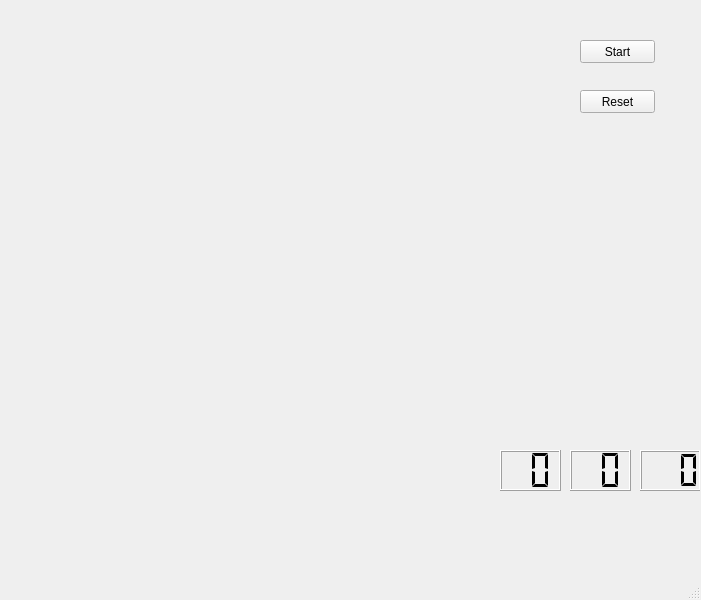
<?xml version="1.0" encoding="UTF-8"?>
<ui version="4.0">
 <class>MainWindow</class>
 <widget class="QMainWindow" name="MainWindow">
  <property name="geometry">
   <rect>
    <x>0</x>
    <y>0</y>
    <width>701</width>
    <height>600</height>
   </rect>
  </property>
  <property name="windowTitle">
   <string>MainWindow</string>
  </property>
  <widget class="QWidget" name="centralwidget">
   <property name="minimumSize">
    <size>
     <width>700</width>
     <height>500</height>
    </size>
   </property>
   <property name="maximumSize">
    <size>
     <width>700</width>
     <height>500</height>
    </size>
   </property>
   <widget class="QPushButton" name="startStopButton">
    <property name="geometry">
     <rect>
      <x>580</x>
      <y>40</y>
      <width>75</width>
      <height>23</height>
     </rect>
    </property>
    <property name="text">
     <string>Start</string>
    </property>
   </widget>
   <widget class="QPushButton" name="resetButton">
    <property name="geometry">
     <rect>
      <x>580</x>
      <y>90</y>
      <width>75</width>
      <height>23</height>
     </rect>
    </property>
    <property name="text">
     <string>Reset</string>
    </property>
   </widget>
   <widget class="QLCDNumber" name="lcdSeconds">
    <property name="geometry">
     <rect>
      <x>570</x>
      <y>450</y>
      <width>61</width>
      <height>41</height>
     </rect>
    </property>
    <property name="font">
     <font>
      <pointsize>24</pointsize>
      <weight>75</weight>
      <bold>true</bold>
     </font>
    </property>
    <property name="frameShape">
     <enum>QFrame::Box</enum>
    </property>
    <property name="frameShadow">
     <enum>QFrame::Raised</enum>
    </property>
    <property name="midLineWidth">
     <number>0</number>
    </property>
    <property name="digitCount">
     <number>2</number>
    </property>
    <property name="segmentStyle">
     <enum>QLCDNumber::Flat</enum>
    </property>
   </widget>
   <widget class="QLCDNumber" name="lcdMilliseconds">
    <property name="geometry">
     <rect>
      <x>640</x>
      <y>450</y>
      <width>61</width>
      <height>41</height>
     </rect>
    </property>
    <property name="font">
     <font>
      <pointsize>24</pointsize>
      <weight>75</weight>
      <bold>true</bold>
     </font>
    </property>
    <property name="frameShape">
     <enum>QFrame::Box</enum>
    </property>
    <property name="frameShadow">
     <enum>QFrame::Raised</enum>
    </property>
    <property name="midLineWidth">
     <number>0</number>
    </property>
    <property name="digitCount">
     <number>3</number>
    </property>
    <property name="segmentStyle">
     <enum>QLCDNumber::Flat</enum>
    </property>
   </widget>
   <widget class="QLCDNumber" name="lcdMinutes">
    <property name="geometry">
     <rect>
      <x>500</x>
      <y>450</y>
      <width>61</width>
      <height>41</height>
     </rect>
    </property>
    <property name="font">
     <font>
      <pointsize>24</pointsize>
      <weight>75</weight>
      <bold>true</bold>
     </font>
    </property>
    <property name="frameShape">
     <enum>QFrame::Box</enum>
    </property>
    <property name="frameShadow">
     <enum>QFrame::Raised</enum>
    </property>
    <property name="midLineWidth">
     <number>0</number>
    </property>
    <property name="digitCount">
     <number>2</number>
    </property>
    <property name="segmentStyle">
     <enum>QLCDNumber::Flat</enum>
    </property>
   </widget>
  </widget>
  <widget class="QMenuBar" name="menubar">
   <property name="geometry">
    <rect>
     <x>0</x>
     <y>0</y>
     <width>701</width>
     <height>21</height>
    </rect>
   </property>
  </widget>
  <widget class="QStatusBar" name="statusbar"/>
 </widget>
 <resources/>
 <connections/>
</ui>
